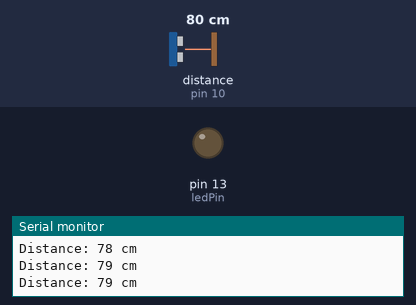
A sketch run on a simulated Arduino Uno, built with avr-gcc and run on an emulated ATmega328P. On the bench: output pins drawn as LEDs (lit = HIGH), the last lines printed to the serial monitor. Wiring (inferred from the names in the program): ultrasonic range finder: trigger pin 9; echo pin 10. The inputs (shaded band) are chosen by the test bench; at power-on: distance to the obstacle (sensor on pin 10) 80 cm. The echo pulse lasts 58.3 µs per cm; pins used as bus, display or sensor lines are not drawn.

Above: at 1.3 s.
1.4 s: distance to the obstacle (sensor on pin 10) set to 22 cm
2.9 s: distance to the obstacle (sensor on pin 10) set to 18 cm
At 4.0 s:
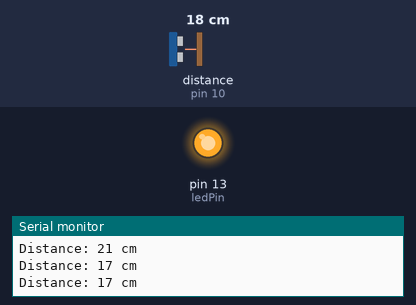
4.5 s: distance to the obstacle (sensor on pin 10) set to 35 cm
At 5.3 s:
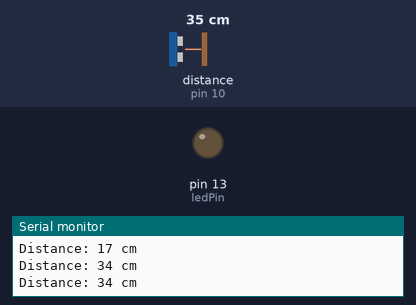
6.0 s: distance to the obstacle (sensor on pin 10) set to 2 cm
At 6.7 s:
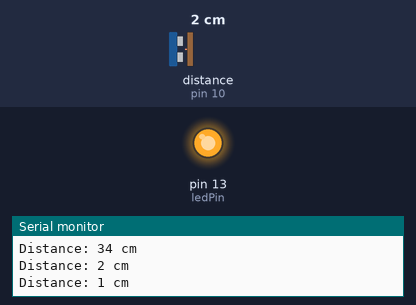
Timing chart, 0 to 8.5 s (numbered marks = the images above; inputs shaded):
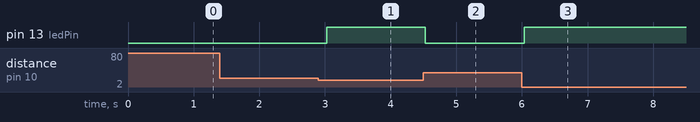

Measured:
- the behaviour switches between 21 and 20 cm on distance to the obstacle (sensor on pin 10) (found by bisection; images 0 and 1)
- after the input at 2.9 s, pin 13 (ledPin): LOW → HIGH after 0.12 s
- after the input at 4.5 s, pin 13 (ledPin): HIGH → LOW at once
- after the input at 6.0 s, pin 13 (ledPin): LOW → HIGH at once

The sketch:

sketch.ino
```cpp
// Ultrasonic Sensor Arduino Project
//
// Written by AnyalogbuEC for demonstration purposes.
// For more information, visit g.dev/Anyalogbu_EC.
// This program measures distance using an ultrasonic sensor.
// Visual indication of distance is provided by an LED.
//
// Components used:
//    1. Arduino board (UNO, Nano) and its corresponding USB cord.
//    2. Ultrasonic sensor (HC-SR04).
//    3. LED for visual indication.
//    4. Jumper wires for establishing connections.
//
// Other components can be included to modify the functionality of the program.

const int trigPin = 9;  // Trig pin of the ultrasonic sensor
const int echoPin = 10; // Echo pin of the ultrasonic sensor
const int ledPin = 13;  // LED pin for visual indication

void setup() {
  Serial.begin(9600);
  pinMode(trigPin, OUTPUT);
  pinMode(echoPin, INPUT);
  pinMode(ledPin, OUTPUT);
}

void loop() {
  // Trigger the ultrasonic sensor
  digitalWrite(trigPin, LOW);
  delayMicroseconds(2);
  digitalWrite(trigPin, HIGH);
  delayMicroseconds(10);
  digitalWrite(trigPin, LOW);

  // Measure the pulse duration from the echo pin
  long duration = pulseIn(echoPin, HIGH);

  // Calculate distance in centimeters
  int distance = duration * 0.034 / 2;

  // Print the distance to the Serial Monitor
  Serial.print("Distance: ");
  Serial.print(distance);
  Serial.println(" cm");

  // Visual indication using LED
  if (distance < 20) {
    digitalWrite(ledPin, HIGH); // Turn on LED if the object is within 20 cm
  } else {
    digitalWrite(ledPin, LOW); // Turn off LED otherwise
  }

  delay(500); // Adjust the delay based on your project requirements
}
```
